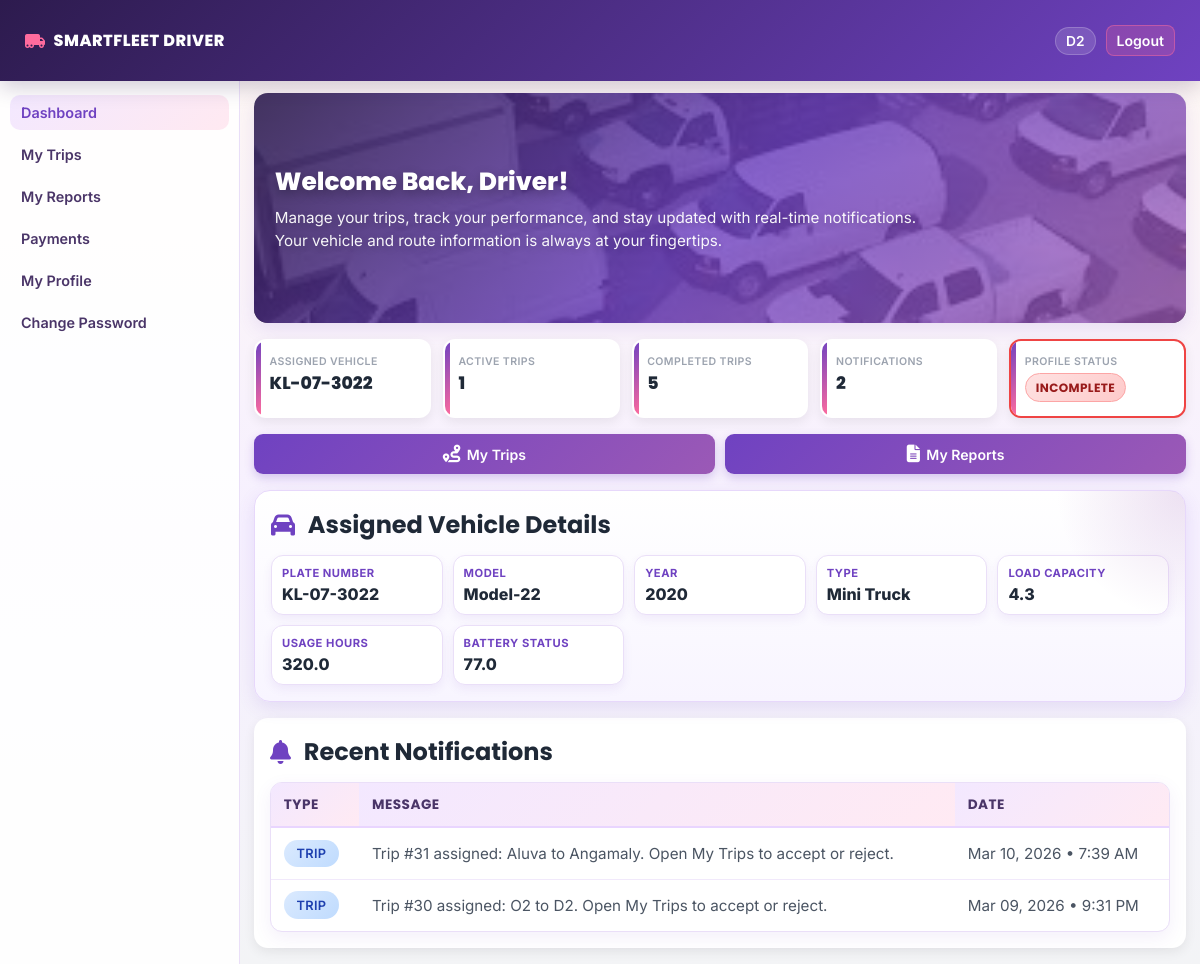
The app's page /driver/home/ (signed in), older data.
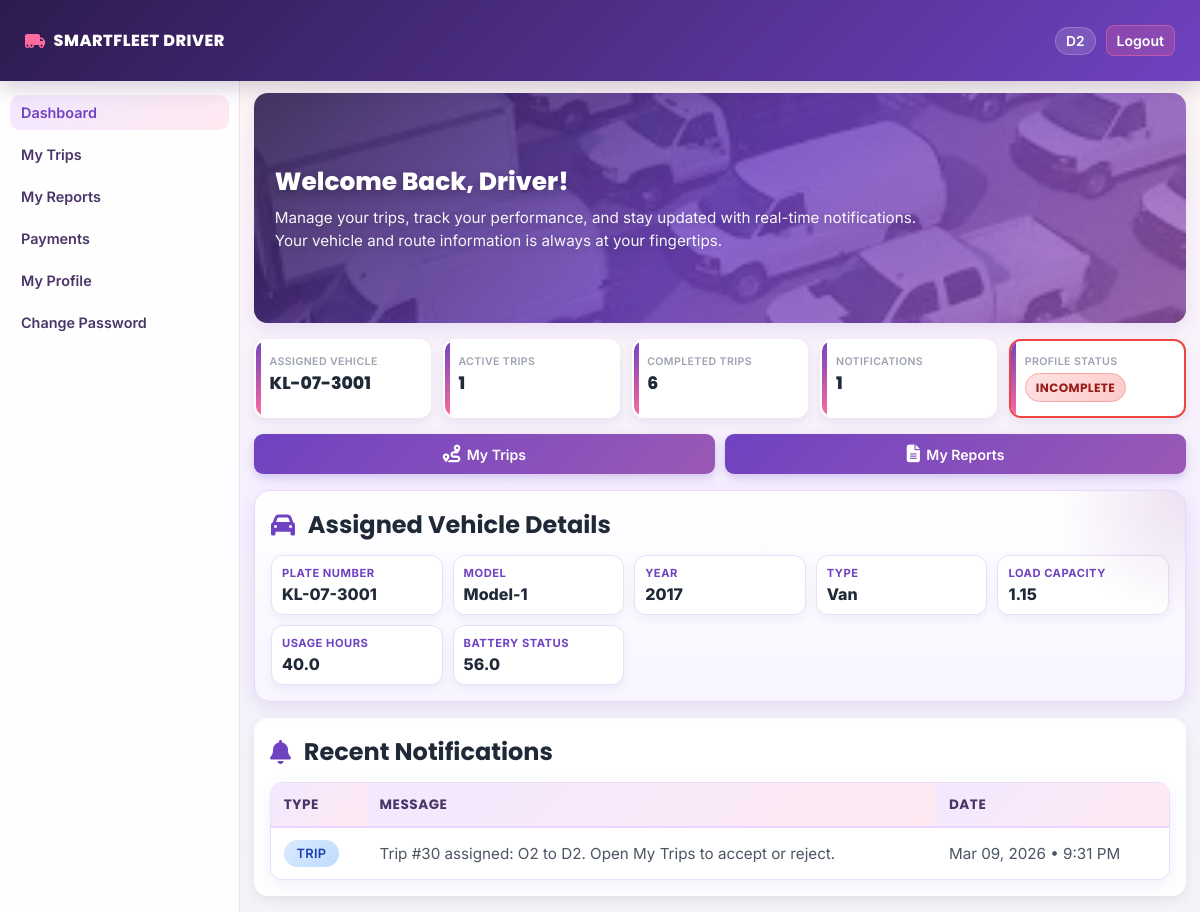
The same page, newer data.
### s_fleet/models.py (models this page shows, shortened)
class Vehicle(models.Model):
    STATUS_AVAILABLE = "available"
    STATUS_ASSIGNED = "assigned"
    STATUS_IN_TRIP = "in_trip"
    STATUS_MAINTENANCE = "maintenance"
    STATUS_MAINT_REQUIRED = "maintenance_required"
    STATUS_CHOICES = [
        (STATUS_AVAILABLE, "Available"),
        (STATUS_ASSIGNED, "Assigned"),
        (STATUS_IN_TRIP, "In Trip"),
        (STATUS_MAINTENANCE, "Maintenance"),
        (STATUS_MAINT_REQUIRED, "Maintenance Required"),
    ]
    plate_number = models.CharField(max_length=30, unique=True)
    year_of_manufacture = models.PositiveIntegerField(blank=True, null=True)
    model_name = models.CharField(max_length=100)
    vehicle_type = models.CharField(max_length=80, blank=True, null=True)
    load_capacity = models.FloatField(blank=True, null=True)
    usage_hours = models.FloatField(default=0)
    battery_status = models.FloatField(blank=True, null=True)
    status = models.CharField(max_length=30, choices=STATUS_CHOICES, default=STATUS_AVAILABLE)
    created_at = models.DateTimeField(auto_now_add=True)
    updated_at = models.DateTimeField(auto_now=True)

class Alert(models.Model):
    TYPE_MAINTENANCE = "maintenance"
    TYPE_TRIP = "trip"
    TYPE_DRIVER_RISK = "driver_risk"
    TYPE_CHOICES = [
        (TYPE_MAINTENANCE, "Maintenance"),
        (TYPE_TRIP, "Trip"),
        (TYPE_DRIVER_RISK, "Driver Risk"),
    ]
    SEVERITY_LOW = "low"
    SEVERITY_MEDIUM = "medium"
    SEVERITY_HIGH = "high"
    SEVERITY_CHOICES = [
        (SEVERITY_LOW, "Low"),
        (SEVERITY_MEDIUM, "Medium"),
        (SEVERITY_HIGH, "High"),
    ]
    alert_type = models.CharField(max_length=20, choices=TYPE_CHOICES)
    severity = models.CharField(max_length=10, choices=SEVERITY_CHOICES, default=SEVERITY_MEDIUM)
    title = models.CharField(max_length=120)
    message = models.TextField()
    vehicle = models.ForeignKey(Vehicle, on_delete=models.SET_NULL, blank=True, null=True, related_name="alerts")
    driver = models.ForeignKey(Driver, on_delete=models.SET_NULL, blank=True, null=True, related_name="alerts")
    trip = models.ForeignKey(Trip, on_delete=models.SET_NULL, blank=True, null=True, related_name="alerts")
    prediction = models.ForeignKey(
        PredictionResult,
        on_delete=models.SET_NULL,
        blank=True,
        null=True,
        related_name="alerts",
    )
    is_resolved = models.BooleanField(default=False)
    created_at = models.DateTimeField(auto_now_add=True)
    resolved_at = models.DateTimeField(blank=True, null=True)

### s_fleet/decorators.py (the view)
        def wrapper(request, *args, **kwargs):
            reg_id = request.session.get('reg_id')
            reg = Registration.objects.filter(id=reg_id).first()
            if reg and reg.user_role == required_role:
                return view_func(request, *args, **kwargs)
            else:
                messages.error(request, "⚠️ You do not have permission to access this page.")
                return redirect('home')

### s_fleet/views.py (called while the page is built)
def _is_profile_complete(driver):
    required_fields = [
        "license_number",
        "license_expiry_date",
        "phone_number",
        "years_of_experience",
        "emergency_contact_name",
        "emergency_contact_phone",
    ]
    for field in required_fields:
        value = getattr(driver, field, None)
        if value in (None, ""):
            return False
    return True

### templates/driver_home.html (shortened to what this page needs)
{% extends "base_driver.html" %}
{% load static %}
{% block content %}
    <section class="hero-section">
        <div class="hero-content">
            <h2>Welcome Back, Driver!</h2>
            <p>Manage your trips, track your performance, and stay updated with real-time notifications. Your vehicle and route information is always at your fingertips.</p>
        </div>
    </section>
    <div class="stats-grid">
        <div class="stat-card">
            <h3>Assigned Vehicle</h3>
            <p>
                {% if assigned_vehicle %}
                    {{ assigned_vehicle.plate_number }}
                {% else %}
                    Not Assigned
                {% endif %}
            </p>
        </div>
        <div class="stat-card">
            <h3>Active Trips</h3>
            <p>{{ active_trips }}</p>
        </div>
        <div class="stat-card">
            <h3>Completed Trips</h3>
            <p>{{ completed_trips }}</p>
        </div>
        <div class="stat-card">
            <h3>Notifications</h3>
            <p>{{ notifications_count }}</p>
        </div>
        <div class="stat-card {% if profile_complete %}complete{% else %}incomplete{% endif %}">
            <h3>Profile Status</h3>
            <p>
                {% if profile_complete %}
                    <span class="profile-pill complete">Complete</span>
                {% else %}
                    <span class="profile-pill incomplete">Incomplete</span>
                {% endif %}
            </p>
        </div>
</div>
    <div class="actions-grid">
        <a class="action-btn" href="{% url 'driver_trips' %}">
            <i class="fas fa-route"></i>
            My Trips
        </a>
        <a class="action-btn" href="{% url 'driver_completed_trips' %}">
            <i class="fas fa-file-alt"></i>
            My Reports
        </a>
    </div>
    {% if assigned_vehicle %}
    <div class="vehicle-card">
        <h3 class="section-title">
            <i class="fas fa-car"></i>
            Assigned Vehicle Details
        </h3>
        <div class="vehicle-grid">
            <div class="vehicle-item">
                <h4>Plate Number</h4>
                <p>{{ assigned_vehicle.plate_number }}</p>
            </div>
            <div class="vehicle-item">
                <h4>Model</h4>
                <p>{{ assigned_vehicle.model_name }}</p>
            </div>
            <div class="vehicle-item">
                <h4>Year</h4>
                <p>{{ assigned_vehicle.year_of_manufacture|default:"-" }}</p>
            </div>
            <div class="vehicle-item">
                <h4>Type</h4>
                <p>{{ assigned_vehicle.vehicle_type|default:"-" }}</p>
            </div>
            <div class="vehicle-item">
                <h4>Load Capacity</h4>
                <p>{{ assigned_vehicle.load_capacity|default:"-" }}</p>
            </div>
            <div class="vehicle-item">
                <h4>Usage Hours</h4>
                <p>{{ assigned_vehicle.usage_hours|default:"-" }}</p>
            </div>
            <div class="vehicle-item">
                <h4>Battery Status</h4>
                <p>{{ assigned_vehicle.battery_status|default:"-" }}</p>
            </div>
        </div>
    </div>
    {% endif %}
    <div class="notifications-section">
        <h3 class="section-title">
            <i class="fas fa-bell"></i>
            Recent Notifications
        </h3>
        <table class="modern-table">
            <thead>
                <tr>
                    <th>Type</th>
                    <th>Message</th>
                    <th>Date</th>
                </tr>
            </thead>
            <tbody>
                {% for item in notifications %}
                <tr>
                    <td>
                        <span class="badge type-{{ item.alert_type }}">
                            {{ item.get_alert_type_display }}
                        </span>
                    </td>
                    <td>{{ item.message }}</td>
                    <td>{{ item.created_at|date:"M d, Y • g:i A" }}</td>
                </tr>
                {% endfor %}
            </tbody>
        </table>
    </div>
{% endblock %}

Row changes from the older to the newer data that the page shows:
no longer on this page (row edited): Vehicle: plate_number "KL-07-3022", model_name "Model-22", year_of_manufacture "2020", vehicle_type "Mini Truck", load_capacity "4.3", usage_hours "320.0", battery_status "77.0"
no longer on this page (row edited): Alert: alert_type "TRIP", message "Trip #31 assigned: Aluva to Angamaly. Open My Trips to accept or reject.", created_at "Mar 10, 2026 • 7:39 AM"
now on this page (row edited): Vehicle: plate_number "KL-07-3001", model_name "Model-1", year_of_manufacture "2017", vehicle_type "Van", load_capacity "1.15", usage_hours "40.0", battery_status "56.0"
Text that changed along with them:
{{ completed_trips }}: "5" → "6"
{{ notifications_count }}: "2" → "1"
